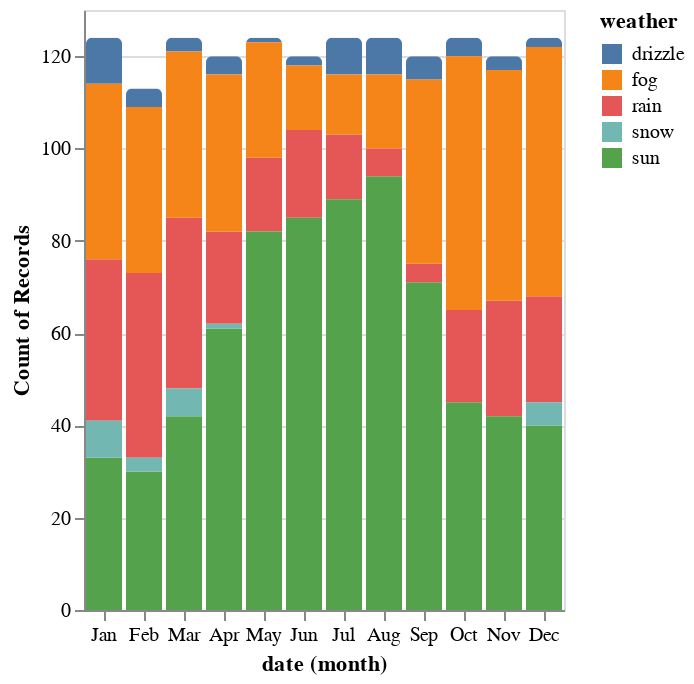

Notebook code cell kept with this figure:
### Code cell
import altair as alt
from vega_datasets import data

source = data.seattle_weather()
figure = alt.Chart(source).mark_bar(
         cornerRadiusTopLeft=3,
         cornerRadiusTopRight=3).encode(
         x='month(date):O',
         y='count():Q',
         color='weather:N')
figure

### Figure 1 — Vega-Lite specification as saved in the notebook (floating-point values rounded to 4 significant figures; data arrays with more than 128 entries replaced by an {"elided": "..."} marker saying what was removed)
{"config": {"view": {"continuousWidth": 400, "continuousHeight": 300}}, "data": {"name": "data-830c39fec90146253fb06a06c26374ef"}, "mark": {"type": "bar", "cornerRadiusTopLeft": 3, "cornerRadiusTopRight": 3}, "encoding": {"color": {"field": "weather", "type": "nominal"}, "x": {"field": "date", "timeUnit": "month", "type": "ordinal"}, "y": {"aggregate": "count", "type": "quantitative"}}, "$schema": "https://vega.github.io/schema/vega-lite/v4.17.0.json", "datasets": {"data-830c39fec90146253fb06a06c26374ef": {"elided": "1461 records"}}}
